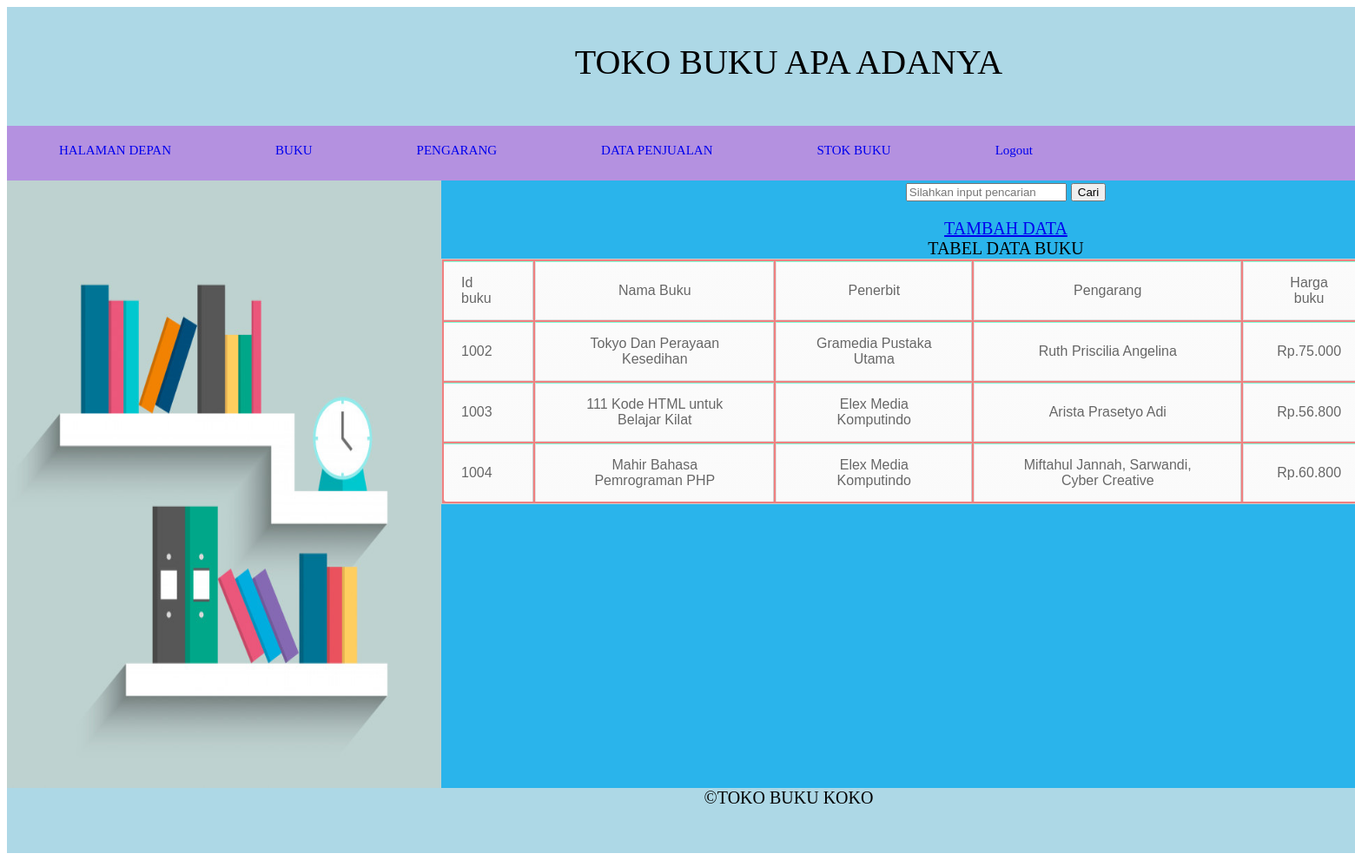
/transaksibuku.php (signed in), run on the app's committed database.
### tables this page shows
CREATE TABLE `t_buku` (
  `id_buku` int(4) NOT NULL,
  `nama_buku` varchar(100) NOT NULL,
  `penerbit` varchar(100) NOT NULL,
  `pengarang` varchar(75) NOT NULL,
  `harga` varchar(50) NOT NULL
);

### transaksibuku.php (the view, shortened to what this page needs)
<?php
	if(!empty($_SESSION['username']))
	{
?>
<?php
include "koneksi.php";
$query = "select * from t_buku";
$hasil = mysqli_query($koneksi,$query);
?>
<html>
<link rel="stylesheet" href="https://cdnjs.cloudflare.com/ajax/libs/jqueryui/1.12.1/jquery-ui.css">
	<link href = "style.css" rel = "stylesheet" >
<div id = "mypages">
	<div id ="header" overflow: hidden;> <p style = "font-family:Comic Sans MS;"> TOKO BUKU APA ADANYA </p>
	<div id ="menu">
	<ul id ="listmenu">
	<li> <a href = "Home.php">HALAMAN DEPAN<a></li>
	<li> <a href = "transaksibuku.php">BUKU<a></li>
	<li> <a href = "pengarang.php">PENGARANG<a></li>
	<li> <a href = "penjualan.php">DATA PENJUALAN<a></li>
	<li> <a href = "stok.php">STOK BUKU<a></li>
	<li> <a href = "logout.php" onclick="return confirm('Apakah anda yakin ingin keluar ?')">Logout</a> </li>
	</div>
	</div>
	<div id ="side"> <img src ="gambar/buku.jpg" width = "500" height ="700" /></div>
	<div id ="content">
	<form action="transaksibuku.php" method="post">
	<input type="text" id="cari" name="keyword"  autofocus=""placeholder="Silahkan input pencarian">
    <button type="submit" name="cari">Cari</button>
	</form>
	<a href="tambahbuku.php">TAMBAH DATA</a>
	<div id = "kontenatas"> TABEL DATA BUKU<br>
	<table border="3" align="center" id="tabel">
					<tr>
						<td> Id buku </td>
						<td> Nama Buku </td>
						<td> Penerbit </td>
						<td> Pengarang </td>
						<td> Harga buku </td>
					</tr>
					<?php foreach($hasil as $row) : ?>
						<tr>
							<td><?php echo $row['id_buku'];?></td>
							<td><?php echo $row['nama_buku'];?></td>
							<td><?php echo $row['penerbit'];?></td>
							<td><?php echo $row['pengarang'];?></td>
							<td><?php echo $row['harga'];?></td>
						</tr>
					<?php endforeach;?>
	</table>
	</div>
	</div>
	<div id = "bottom"> ©TOKO BUKU KOKO
 </div>
</div>
</html>
					<?php } else {header("location:index.php");}?>

### style.css (style rules this page uses)
#mypages { width: 1800px; height: 975px; background: blue; font-size: 40px; text-align: center; margin: 0 auto; }
#header { width: 1800; height: 200; background: lightblue; color: black; font-size: 40px; text-align: center; overflow: hidden; }
#menu { width: 1800; height: 100; background: rgb(180, 145, 224); color: rgb(5, 4, 4); font-size: 15px; margin-top: 50; }
#listmenu { list-style:none; }
#listmenu li a { text-decoration: none; float: left; padding: 20px 20px; }
#side { width: 500; height: 700; background: gray; color: black; float: left; font-size: 20px; text-align: center; }
#content { width: 1300; height: 700; background: rgb(42, 180, 235); color: black; float: right; font-size: 20px; }
#bottom { width: 1800; height: 75px; background: lightblue; color: black; font-size: 20px; text-align: center; }
table { font-family: Arial, Helvetica, sans-serif; color: #666; text-shadow: 1px 1px 0px #fff; background: #F08080; border: #ccc 1px solid; }
table tr { text-align: center; padding-left: 20px; }
table td:first-child { text-align: left; padding-left: 20px; border-left: 0; }
table td { padding: 15px 35px; border-top: 1px solid #7FFFD4; border-bottom: 1px solid #e0e0e0; border-left: 1px solid #e0e0e0; background: #fafafa; background: -webkit-gradient(linear, left top, left bottom, from(#fbfbfb), to(#fafafa)); background: -moz-linear-gradient(top, #fbfbfb, #fafafa); }
table tr:last-child td { border-bottom: 0; }
table tr:last-child td:first-child { -moz-border-radius-bottomleft: 3px; -webkit-border-bottom-left-radius: 3px; border-bottom-left-radius: 3px; }

### data on the page
t_buku: id_buku "1002", nama_buku "Tokyo Dan Perayaan Kesedihan", penerbit "Gramedia Pustaka Utama", pengarang "Ruth Priscilia Angelina", harga "Rp.75.000"
t_buku: id_buku "1003", nama_buku "111 Kode HTML untuk Belajar Kilat", penerbit "Elex Media Komputindo", pengarang "Arista Prasetyo Adi", harga "Rp.56.800"
t_buku: id_buku "1004", nama_buku "Mahir Bahasa Pemrograman PHP", penerbit "Elex Media Komputindo", pengarang "Miftahul Jannah, Sarwandi, Cyber Creative", harga "Rp.60.800"
